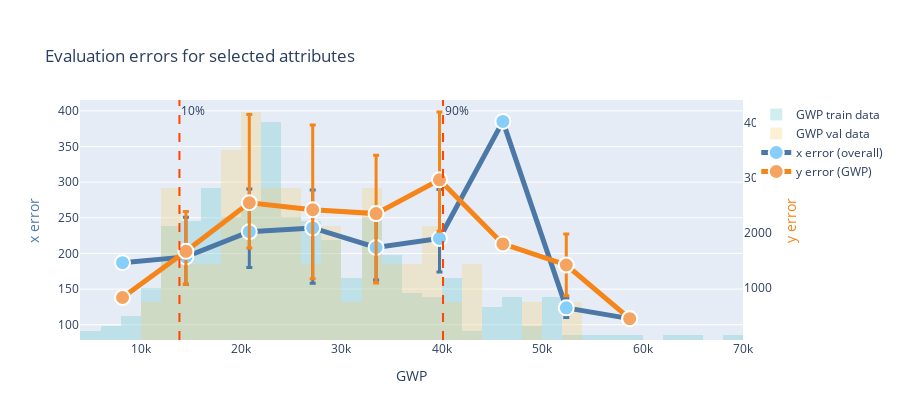

Notebook code for this chart:
### Code cell
plotter.evaluate_training(datamodule=datamodule, attributes=['GWP'],
                          flag_unnorm=True, bottom_top=(0.1, 0.9))

### Figure 1 — Plotly figure (JSON) as saved in the notebook; plotly's stock layout.template omitted (floating-point values rounded to 4 significant figures; data arrays with more than 128 entries replaced by an {"elided": "..."} marker saying what was removed)
{"data": [{"bingroup": "0.1", "histnorm": "probability density", "legend": "legend", "marker": {"color": "rgb(102, 197, 204)"}, "name": "GWP train data", "opacity": 0.3, "type": "histogram", "x": {"elided": "400 float values"}, "xaxis": "x", "yaxis": "y"}, {"bingroup": "0.1", "histnorm": "probability density", "legend": "legend", "marker": {"color": "rgb(246, 207, 113)"}, "name": "GWP val data", "opacity": 0.3, "type": "histogram", "x": [13620.0, 11180.0, 19960.0, 28270.0, 20970.0, 16250.0, 42340.0, 33020.0, 20860.0, 30520.0, 28730.0, 25570.0, 24140.0, 29680.0, 26430.0, 32680.0, 34930.0, 25300.0, 38010.0, 19800.0, 36450.0, 49740.0, 13170.0, 19990.0, 32570.0, 21270.0, 13630.0, 42970.0, 26740.0, 20120.0, 36110.0, 41310.0, 22810.0, 38030.0, 13430.0, 24320.0, 23010.0, 19430.0, 20200.0, 16650.0, 15220.0, 52790.0, 39060.0, 18050.0, 21180.0, 32300.0, 14430.0, 34640.0, 23620.0, 22310.0], "xaxis": "x", "yaxis": "y"}, {"error_y": {"array": [0, 55.58, 60.05, 53.34, 55.53, 68.69, 0, 13.49, 0, null], "arrayminus": [0, 38.27, 50.41, 77.46, 45.49, 47.12, 0, 13.49, 0, null], "color": "#4C78A8", "symmetric": false, "thickness": 3, "type": "data", "width": 3}, "legend": "legend", "line": {"color": "#4C78A8", "width": 5}, "marker": {"color": "lightskyblue", "line": {"color": "white", "width": 2}, "size": 15}, "name": "x error (overall)", "type": "scatter", "x": [8190.0, 14510.0, 20820.0, 27140.0, 33450.0, 39770.0, 46080.0, 52400.0, 58710.0, 65030.0], "xaxis": "x", "y": [187.0, 195.1, 230.5, 235.8, 208.3, 221.0, 385.3, 123.6, 108.5, null], "yaxis": "y2"}, {"error_y": {"array": [0, 721.3, 1601.0, 1538.0, 1057.0, 1230.0, 0, 560.4, 0, null], "arrayminus": [0, 597.2, 820.7, 1254.0, 1259.0, 932.0, 0, 560.4, 0, null], "color": "#F58518", "symmetric": false, "thickness": 3, "type": "data", "width": 3}, "legend": "legend", "line": {"color": "#F58518", "width": 5}, "marker": {"color": "sandybrown", "line": {"color": "white", "width": 2}, "size": 15}, "name": "y error (GWP)", "type": "scatter", "x": [8190.0, 14510.0, 20820.0, 27140.0, 33450.0, 39770.0, 46080.0, 52400.0, 58710.0, 65030.0], "xaxis": "x", "y": [824.9, 1662.0, 2544.0, 2417.0, 2346.0, 2960.0, 1797.0, 1414.0, 441.2, null], "yaxis": "y3"}], "layout": {"annotations": [{"showarrow": false, "text": "10%", "x": 13860.0, "xanchor": "left", "xref": "x", "y": 1, "yanchor": "top", "yref": "y domain"}, {"showarrow": false, "text": "90%", "x": 40120.0, "xanchor": "left", "xref": "x", "y": 1, "yanchor": "top", "yref": "y domain"}], "barmode": "overlay", "height": 420, "legend": {"xref": "paper", "y": 1, "yanchor": "top", "yref": "paper"}, "paper_bgcolor": "white", "shapes": [{"line": {"color": "orangered", "dash": "dash", "width": 2}, "type": "line", "x0": 13860.0, "x1": 13860.0, "xref": "x", "y0": 0, "y1": 1, "yref": "y domain"}, {"line": {"color": "orangered", "dash": "dash", "width": 2}, "type": "line", "x0": 40120.0, "x1": 40120.0, "xref": "x", "y0": 0, "y1": 1, "yref": "y domain"}], "title": {"text": "Evaluation errors for selected attributes", "xanchor": "left", "yanchor": "top"}, "xaxis": {"anchor": "y", "domain": [0, 1], "title": {"text": "GWP"}}, "yaxis": {"anchor": "x", "domain": [0, 1], "showgrid": false, "visible": false, "zeroline": false}, "yaxis2": {"anchor": "x", "domain": [0, 1], "overlaying": "y", "range": [0, null], "side": "left", "title": {"font": {"color": "#4C78A8"}, "text": "x error"}}, "yaxis3": {"anchor": "x", "domain": [0, 1], "overlaying": "y", "range": [0, null], "showgrid": false, "side": "right", "title": {"font": {"color": "#F58518"}, "text": "y error"}, "zeroline": false}}}
